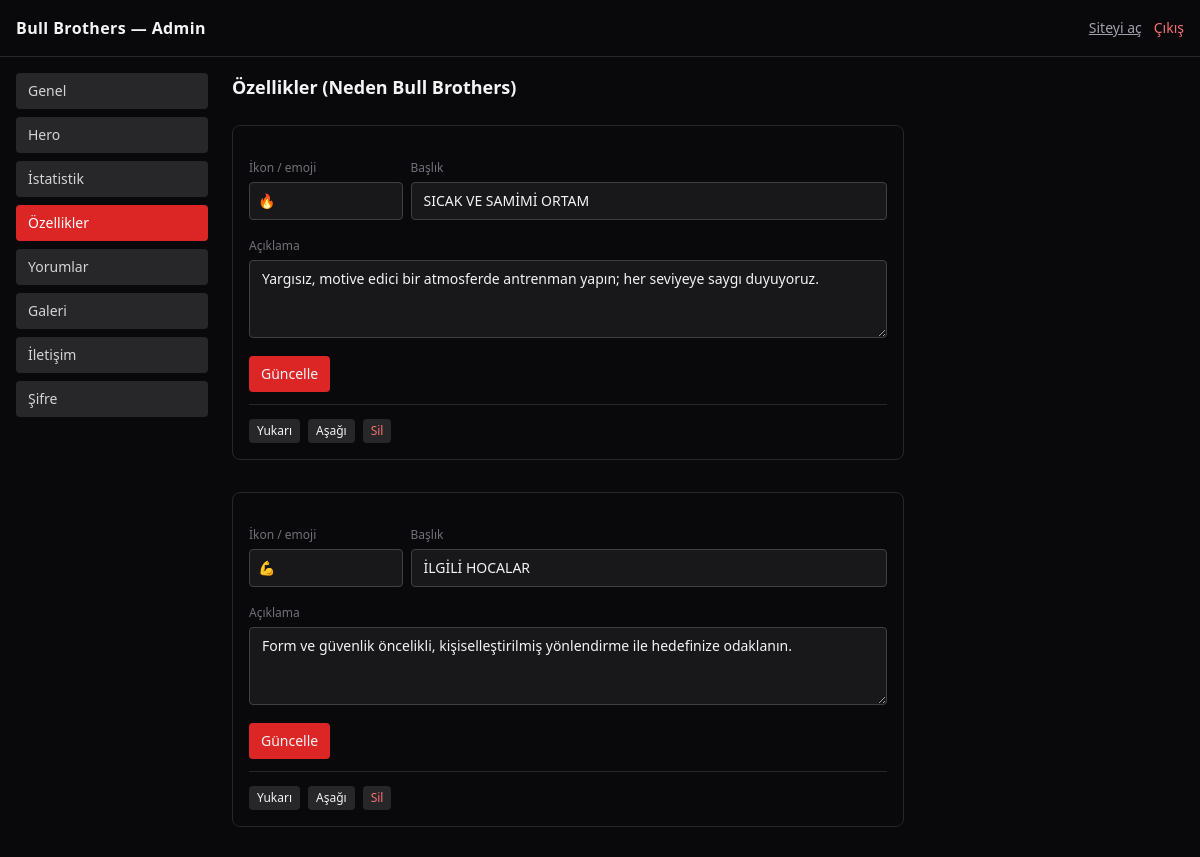
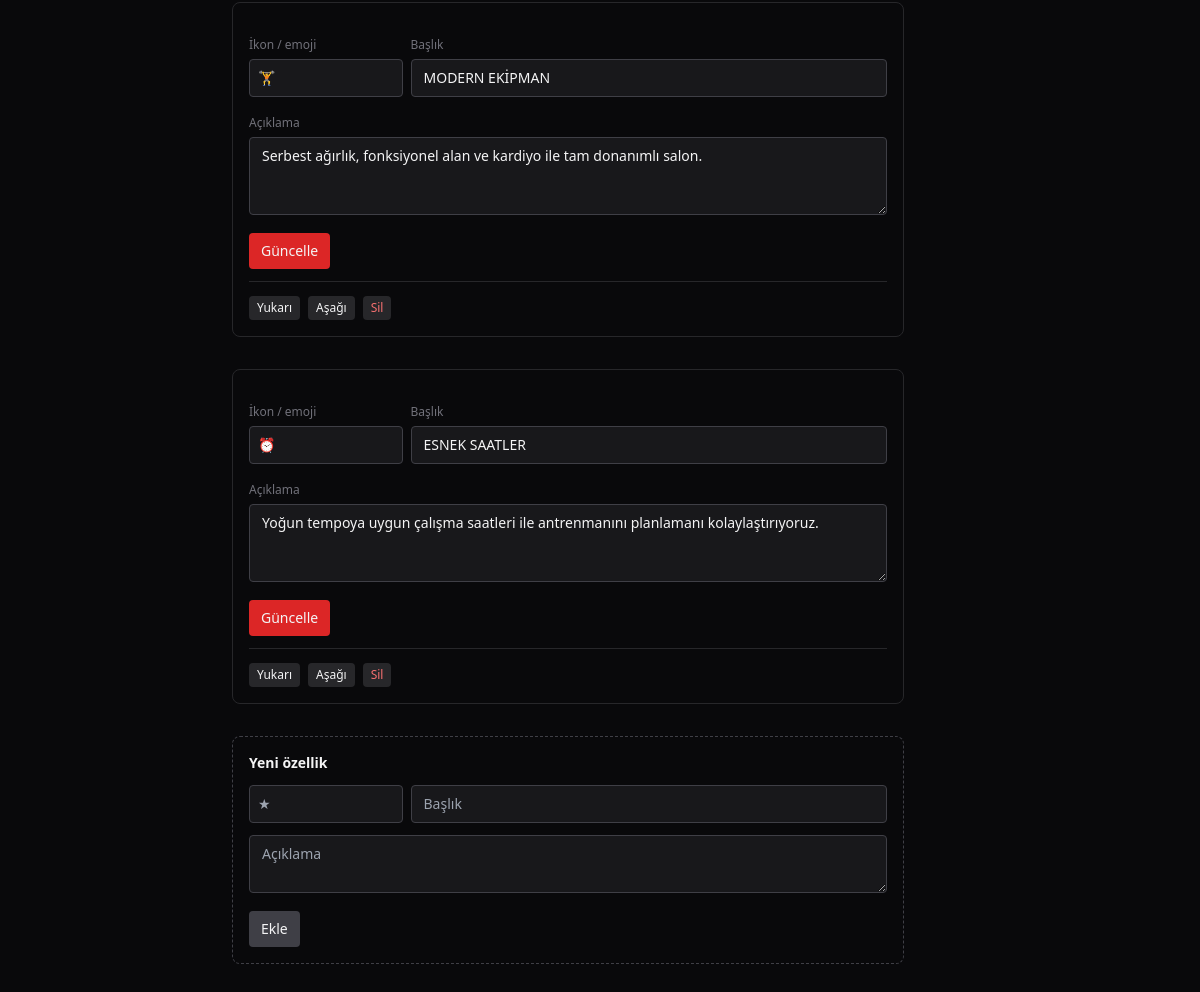
/admin/index.php?tab=ozellikler (signed in), run on the app's committed database (2 pictures, top to bottom).
### tables this page shows
CREATE TABLE `features` (
  `id` int unsigned NOT NULL AUTO_INCREMENT,
  `sort_order` int NOT NULL DEFAULT 0,
  `icon_emoji` varchar(8) DEFAULT '★',
  `title` varchar(255) NOT NULL,
  `description` text NOT NULL,
  PRIMARY KEY (`id`)
);

### includes/helpers.php (called while the page is built, shortened)
<?php
function h(?string $s): string
{
    return htmlspecialchars((string) $s, ENT_QUOTES | ENT_SUBSTITUTE, 'UTF-8');
}

### includes/data.php (called while the page is built, shortened)
<?php
function load_features(PDO $pdo): array
{
    $stmt = $pdo->query('SELECT * FROM features ORDER BY sort_order ASC, id ASC');
    return $stmt->fetchAll();
}

### admin/index.php (the view, shortened to what this page needs)
<?php
require_once dirname(__DIR__) . '/includes/helpers.php';
require_once dirname(__DIR__) . '/includes/db.php';
require_once dirname(__DIR__) . '/includes/data.php';
$tab = preg_replace('/[^a-z_]/', '', (string) ($_GET['tab'] ?? 'genel'));
$pdo = db();
$features = load_features($pdo);
function tab_link(string $id, string $label, string $current): string
{
    $active = $id === $current ? 'bg-red-600 text-white' : 'bg-zinc-800 text-zinc-300 hover:bg-zinc-700';
    return '<a href="index.php?tab=' . h($id) . '" class="block px-3 py-2 rounded text-sm ' . $active . '">' . h($label) . '</a>';
}
?>
<!DOCTYPE html>
<html lang="tr">
<head>
    <script src="https://cdn.tailwindcss.com"></script>
</head>
<body class="bg-zinc-950 text-zinc-100 min-h-screen">
    <header class="border-b border-zinc-800 px-4 py-4 flex flex-wrap items-center justify-between gap-4">
        <div class="font-bold tracking-wide">Bull Brothers — Admin</div>
        <div class="flex gap-3 text-sm">
            <a href="../index.php" target="_blank" class="text-zinc-400 hover:text-white underline">Siteyi aç</a>
            <a href="logout.php" class="text-red-400 hover:text-red-300">Çıkış</a>
        </div>
    </header>
    <div class="flex flex-col md:flex-row max-w-7xl mx-auto p-4 gap-6">
        <nav class="md:w-48 shrink-0 flex flex-row md:flex-col flex-wrap gap-2">
            <?= tab_link('genel', 'Genel', $tab) ?>
            <?= tab_link('hero', 'Hero', $tab) ?>
            <?= tab_link('istatistik', 'İstatistik', $tab) ?>
            <?= tab_link('ozellikler', 'Özellikler', $tab) ?>
            <?= tab_link('yorumlar', 'Yorumlar', $tab) ?>
            <?= tab_link('galeri', 'Galeri', $tab) ?>
            <?= tab_link('iletisim', 'İletişim', $tab) ?>
            <?= tab_link('sifre', 'Şifre', $tab) ?>
        </nav>
        <div class="flex-1 min-w-0 space-y-6 pb-16">
            <?php if ($tab === 'ozellikler'): ?>
                <h2 class="text-lg font-semibold">Özellikler (Neden Bull Brothers)</h2>
                <div class="space-y-8">
                    <?php foreach ($features as $f): ?>
                        <div class="border border-zinc-800 rounded-lg p-4 max-w-2xl">
                            <form action="save.php" method="post" class="space-y-3">
                                <div class="grid grid-cols-4 gap-2">
                                    <div class="col-span-1">
                                        <label class="text-xs text-zinc-500">İkon / emoji</label>
                                        <input name="icon_emoji" value="<?= h($f['icon_emoji']) ?>" class="w-full bg-zinc-900 border border-zinc-700 rounded px-2 py-2 text-sm mt-1">
                                    </div>
                                    <div class="col-span-3">
                                        <label class="text-xs text-zinc-500">Başlık</label>
                                        <input name="title" value="<?= h($f['title']) ?>" class="w-full bg-zinc-900 border border-zinc-700 rounded px-3 py-2 text-sm mt-1">
                                    </div>
                                </div>
                                <div>
                                    <label class="text-xs text-zinc-500">Açıklama</label>
                                    <textarea name="description" rows="3" class="w-full bg-zinc-900 border border-zinc-700 rounded px-3 py-2 text-sm mt-1"><?= h($f['description']) ?></textarea>
                                </div>
                                <div class="flex flex-wrap gap-2">
                                    <button type="submit" class="bg-red-600 hover:bg-red-500 px-3 py-2 rounded text-sm">Güncelle</button>
                                </div>
                            </form>
                            <div class="flex flex-wrap gap-2 mt-3 border-t border-zinc-800 pt-3">
                                <form action="save.php" method="post" class="inline">
                                    <button type="submit" class="text-xs bg-zinc-800 px-2 py-1 rounded">Yukarı</button>
                                </form>
                                <form action="save.php" method="post" class="inline">
                                    <button type="submit" class="text-xs bg-zinc-800 px-2 py-1 rounded">Aşağı</button>
                                </form>
                                <form action="save.php" method="post" class="inline" onsubmit="return confirm('Silmek istediğinize emin misiniz?');">
                                    <button type="submit" class="text-xs text-red-400 bg-zinc-800 px-2 py-1 rounded">Sil</button>
                                </form>
                            </div>
                        </div>
                    <?php endforeach; ?>
                    <div class="border border-dashed border-zinc-700 rounded-lg p-4 max-w-2xl">
                        <h3 class="text-sm font-semibold mb-3">Yeni özellik</h3>
                        <form action="save.php" method="post" class="space-y-3">
                            <div class="grid grid-cols-4 gap-2">
                                <input name="icon_emoji" placeholder="★" class="bg-zinc-900 border border-zinc-700 rounded px-2 py-2 text-sm">
                                <input name="title" placeholder="Başlık" required class="col-span-3 bg-zinc-900 border border-zinc-700 rounded px-3 py-2 text-sm">
                            </div>
                            <textarea name="description" rows="2" placeholder="Açıklama" required class="w-full bg-zinc-900 border border-zinc-700 rounded px-3 py-2 text-sm"></textarea>
                            <button type="submit" class="bg-zinc-700 hover:bg-zinc-600 px-3 py-2 rounded text-sm">Ekle</button>
                        </form>
                    </div>
                </div>
            <?php endif; ?>
        </div>
    </div>
</body>
</html>

### data on the page
features: icon_emoji "🔥", title "SICAK VE SAMİMİ ORTAM", description "Yargısız, motive edici bir atmosferde antrenman yapın; her seviyeye saygı duyuyoruz."
features: icon_emoji "💪", title "İLGİLİ HOCALAR", description "Form ve güvenlik öncelikli, kişiselleştirilmiş yönlendirme ile hedefinize odaklanın."
features: icon_emoji "🏋️", title "MODERN EKİPMAN", description "Serbest ağırlık, fonksiyonel alan ve kardiyo ile tam donanımlı salon."
features: icon_emoji "⏰", title "ESNEK SAATLER", description "Yoğun tempoya uygun çalışma saatleri ile antrenmanını planlamanı kolaylaştırıyoruz."

### other printed values
$label "Genel Hero İstatistik Özellikler Yorumlar Galeri İletişim Şifre"
